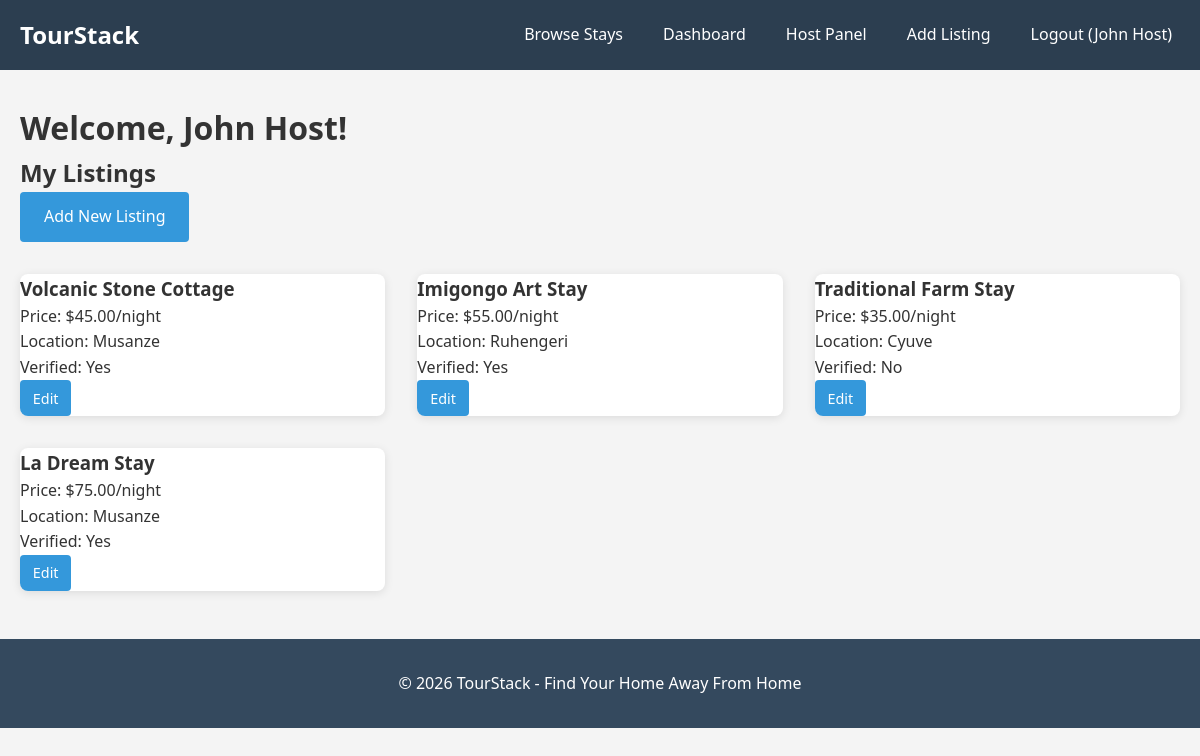
Page /index.php?page=dashboard (signed in) on the committed database.
### tables this page shows
CREATE TABLE `homestays` (
  `id` int(11) NOT NULL,
  `host_id` int(11) NOT NULL,
  `title` varchar(200) NOT NULL,
  `description` text DEFAULT NULL,
  `price` decimal(10,2) NOT NULL,
  `location` varchar(200) NOT NULL,
  `cultural_tag` enum('Imigongo','volcanic stone','traditional','none') DEFAULT 'none',
  `image` varchar(255) DEFAULT 'placeholder.jpg',
  `verified` tinyint(1) DEFAULT 0,
  `created_at` timestamp NOT NULL DEFAULT current_timestamp()
);

### dashboard.php (the view)
<?php
$user_id = $_SESSION['user_id'];
$role = $_SESSION['role'];
if ($role == 'guest') {
    $stmt = $conn->prepare("
        SELECT b.*, h.title, h.location, h.price
        FROM bookings b
        JOIN homestays h ON b.homestay_id = h.id
        WHERE b.guest_id = ?
        ORDER BY b.booking_date DESC
    ");
    $stmt->bind_param("i", $user_id);
    $stmt->execute();
    $bookings = $stmt->get_result();
} elseif ($role == 'host') {
    $stmt = $conn->prepare("SELECT * FROM homestays WHERE host_id = ?");
    $stmt->bind_param("i", $user_id);
    $stmt->execute();
    $listings = $stmt->get_result();
}
?>
<h1>Welcome, <?php echo $_SESSION['name']; ?>!</h1>
<?php if ($role == 'guest'): ?>
    <h2>My Bookings</h2>
    <?php if ($bookings->num_rows > 0): ?>
        <div class="booking-grid">
            <?php while($booking = $bookings->fetch_assoc()): ?>
                <div class="booking-card">
                    <h3><?php echo $booking['title']; ?></h3>
                    <p>Location: <?php echo $booking['location']; ?></p>
                    <p>Nights: <?php echo $booking['nights']; ?></p>
                    <p>Total: $<?php echo $booking['total_price']; ?></p>
                    <p>Status: <span class="status <?php echo $booking['status']; ?>"><?php echo $booking['status']; ?></span></p>
                </div>
            <?php endwhile; ?>
        </div>
    <?php else: ?>
        <p>You have no bookings yet. <a href="index.php?page=listings">Browse stays</a></p>
    <?php endif; ?>
<?php elseif ($role == 'host'): ?>
    <h2>My Listings</h2>
    <a href="index.php?page=add-listing" class="btn">Add New Listing</a>
    <?php if ($listings->num_rows > 0): ?>
        <div class="listing-grid">
            <?php while($listing = $listings->fetch_assoc()): ?>
                <div class="listing-card">
                    <h3><?php echo $listing['title']; ?></h3>
                    <p>Price: $<?php echo $listing['price']; ?>/night</p>
                    <p>Location: <?php echo $listing['location']; ?></p>
                    <p>Verified: <?php echo $listing['verified'] ? 'Yes' : 'No'; ?></p>
                    <a href="index.php?page=edit-listing&id=<?php echo $listing['id']; ?>" class="btn-small">Edit</a>
                </div>
            <?php endwhile; ?>
        </div>
    <?php else: ?>
        <p>You have no listings yet.</p>
    <?php endif; ?>
<?php elseif ($role == 'admin'): ?>
    <h2>Admin Dashboard</h2>
    <a href="index.php?page=admin-dashboard" class="btn">Go to Admin Panel</a>
<?php endif; ?>

### style.css (style rules this page uses)
* { margin: 0; padding: 0; box-sizing: border-box; }
body { font-family: 'Segoe UI', Tahoma, Geneva, Verdana, sans-serif; line-height: 1.6; color: #333; background-color: #f4f4f4; }
.btn { display: inline-block; background: #3498db; color: white; padding: 0.75rem 1.5rem; border: none; border-radius: 4px; text-decoration: none; font-size: 1rem; cursor: pointer; margin-right: 0.5rem; }
.btn-small { display: inline-block; background: #3498db; color: white; padding: 0.4rem 0.8rem; border: none; border-radius: 4px; text-decoration: none; font-size: 0.9rem; cursor: pointer; margin-right: 0.3rem; }
.listings-grid, .booking-grid, .listing-grid { display: grid; grid-template-columns: repeat(auto-fill, minmax(300px, 1fr)); gap: 2rem; margin: 2rem 0; }
.stay-card, .booking-card, .listing-card { background: white; border-radius: 8px; overflow: hidden; box-shadow: 0 2px 10px rgba(0,0,0,0.1); }

### rows in the picture
homestays: title "Volcanic Stone Cottage", price "45.00", location "Musanze", verified "Yes"
homestays: title "Imigongo Art Stay", price "55.00", location "Ruhengeri", verified "Yes"
homestays: title "Traditional Farm Stay", price "35.00", location "Cyuve", verified "No"
homestays: title "La Dream Stay", price "75.00", location "Musanze", verified "Yes"

### other values in the picture
$_SESSION['name'] "John Host"
